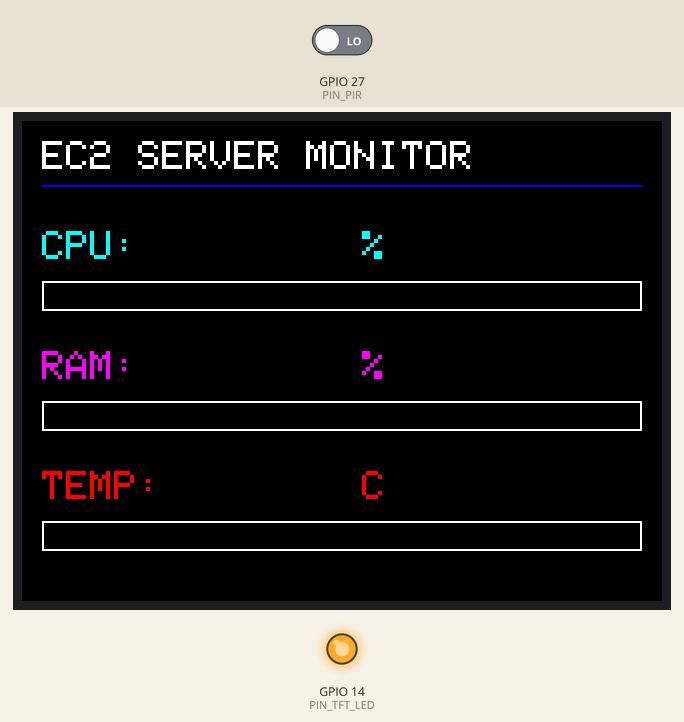
Simulated run of this sketch. Board: ESP32. On the bench: 320×240 colour display, output pins drawn as LEDs (lit = HIGH). Inputs (shaded band) come from the test bench; at power-on: GPIO 27 (PIN_PIR) LOW. WiFi joins after 1.5 s; servers stay silent unless stated; what the sketch prints to the serial monitor is not drawn.

Above: at 0.3 s.
At 3.4 s:
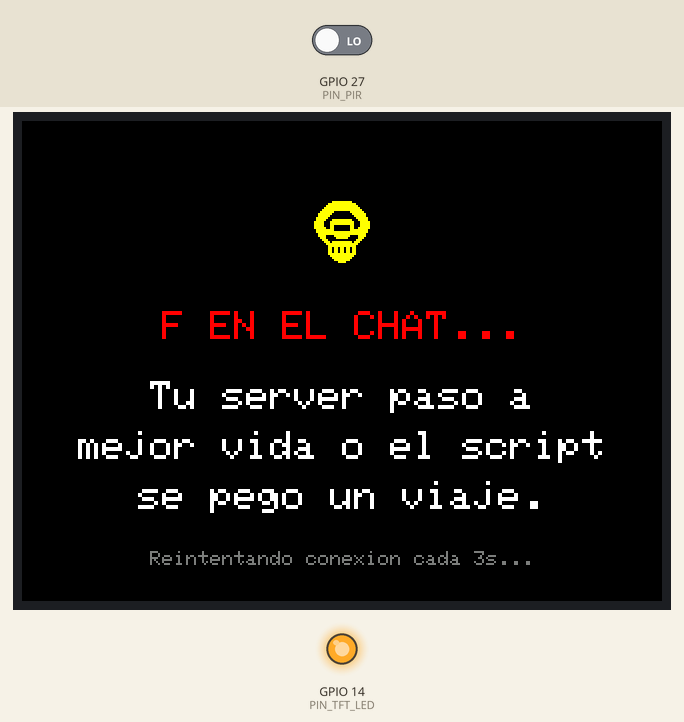
At 16.8 s:
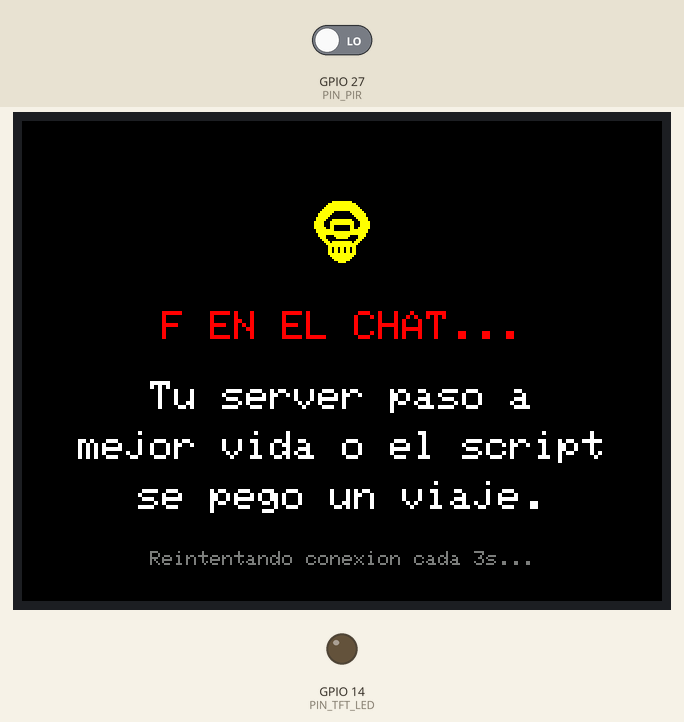
Timing chart, 0 to 18.3 s (numbered marks = the images above):
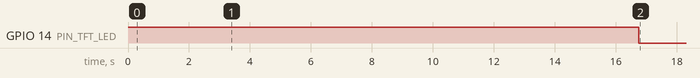

The sketch:

monitor.ino
```cpp
#include <WiFi.h>
#include <HTTPClient.h>
#include <WiFiClientSecure.h>
#include <ArduinoJson.h>
#include <TFT_eSPI.h>

// --- Configuración de Red ---
const char* ssid = "TU_SSID_AQUI";
const char* password = "TU_PASSWORD_AQUI";
const char* serverName = "https://tu-servidor-ec2.com/api/metrics"; // Asegúrate de completar la URL

// --- Configuración de Pines ---
const int PIN_PIR = 27;       // Pin para el OUT del Sensor PIR
const int PIN_TFT_LED = 14;   // Pin seguro para el LED de la pantalla
const unsigned long TIEMPO_ENCENDIDO = 15000; // 15 segundos

// Variables para el control del PIR
volatile bool movimientoDetectado = false;
unsigned long ultimoMovimientoTiempo = 0;
bool pantallaEncendida = true;

TFT_eSPI tft = TFT_eSPI();
WiFiClientSecure client;

unsigned long ultimoTiempo = 0;
const long intervalo = 3000;

// Variables de control de estado
float cpuAnterior = -1.0;
float ramAnterior = -1.0;
float tempAnterior = -1.0;
bool servidorCaido = false;

// --- PÍXEL ART: CALAVERA CÓMICA (32x32 píxeles) ---
const unsigned char calavera_pixel_art[] PROGMEM = {
  0x00, 0x1F, 0xF8, 0x00,
  0x00, 0x7F, 0xFE, 0x00,
  0x00, 0xFF, 0xFF, 0x00,
  0x01, 0xFF, 0xFF, 0x80,
  0x03, 0xFF, 0xFF, 0xC0,
  0x07, 0xF0, 0x0F, 0xE0,
  0x0F, 0xE0, 0x07, 0xF0,
  0x0F, 0xC0, 0x03, 0xF0,
  0x1F, 0x80, 0x01, 0xF8,
  0x1F, 0x1F, 0xF8, 0xF8,
  0x3E, 0x3F, 0xFC, 0x7C,
  0x3E, 0x3F, 0xFC, 0x7C,
  0x3E, 0x30, 0x0C, 0x7C,
  0x3F, 0x30, 0x0C, 0xFC,
  0x1F, 0xF0, 0x0F, 0xF8,
  0x1F, 0xFF, 0xFF, 0xF8,
  0x0F, 0xFF, 0xFF, 0xF0,
  0x0F, 0x0F, 0xF0, 0xF0,
  0x07, 0x07, 0xE0, 0xE0,
  0x03, 0x80, 0x01, 0xC0,
  0x01, 0xDF, 0xFB, 0x80,
  0x00, 0xFF, 0xFF, 0x00,
  0x00, 0x7F, 0xFE, 0x00,
  0x00, 0x6D, 0xB6, 0x00,
  0x00, 0x6D, 0xB6, 0x00,
  0x00, 0x6D, 0xB6, 0x00,
  0x00, 0x7F, 0xFE, 0x00,
  0x00, 0x3F, 0xFC, 0x00,
  0x00, 0x1F, 0xF8, 0x00,
  0x00, 0x0F, 0xF0, 0x00,
  0x00, 0x03, 0xC0, 0x00,
  0x00, 0x00, 0x00, 0x00
};

// Función ISR (Rápida y limpia sin delays)
void IRAM_ATTR detectarMovimiento() {
  movimientoDetectado = true;
}

void conectarWiFi() {
  if (WiFi.status() == WL_CONNECTED) return;

  WiFi.mode(WIFI_STA);
  Serial.print("Conectando a WiFi...");
  WiFi.begin(ssid, password);

  int intentos = 0;
  while (WiFi.status() != WL_CONNECTED && intentos < 20) {
    delay(250); // Delays cortos permitidos solo en el Setup o funciones de inicio aislado
    Serial.print(".");
    intentos++;
  }
  if (WiFi.status() == WL_CONNECTED) {
    Serial.println("\n¡WiFi Conectado!");
  }
}

void apagarWiFi() {
  Serial.println("Apagando radio WiFi para eliminar interferencias...");
  WiFi.disconnect(true);
  WiFi.mode(WIFI_OFF);
}

void dibujarInterfazDashboard() {
  tft.fillScreen(TFT_BLACK);
  tft.setTextColor(TFT_WHITE, TFT_BLACK);
  tft.setTextSize(2);
  tft.drawString("EC2 SERVER MONITOR", 10, 10);
  tft.drawFastHLine(10, 32, 300, TFT_BLUE);

  tft.setTextColor(TFT_CYAN, TFT_BLACK);
  tft.drawString("CPU:", 10, 55);
  tft.drawString("%", 170, 55);
  tft.drawRect(10, 80, 300, 15, TFT_WHITE);

  tft.setTextColor(TFT_MAGENTA, TFT_BLACK);
  tft.drawString("RAM:", 10, 115);
  tft.drawString("%", 170, 115);
  tft.drawRect(10, 140, 300, 15, TFT_WHITE);

  tft.setTextColor(TFT_RED, TFT_BLACK);
  tft.drawString("TEMP:", 10, 175);
  tft.drawString("C", 170, 175);
  tft.drawRect(10, 200, 300, 15, TFT_WHITE);
}

void dibujarPantallaError() {
  tft.fillScreen(TFT_BLACK);
  tft.drawBitmap(144, 40, calavera_pixel_art, 32, 32, TFT_YELLOW);
  tft.setTextColor(TFT_RED, TFT_BLACK);
  tft.setTextSize(2);
  tft.drawCentreString("F EN EL CHAT...", 160, 95, 1);
  tft.setTextColor(TFT_WHITE, TFT_BLACK);
  tft.drawCentreString("Tu server paso a", 160, 130, 1);
  tft.drawCentreString("mejor vida o el script", 160, 155, 1);
  tft.drawCentreString("se pego un viaje.", 160, 180, 1);
  tft.setTextColor(TFT_DARKGREY, TFT_BLACK);
  tft.setTextSize(1);
  tft.drawCentreString("Reintentando conexion cada 3s...", 160, 215, 1);
}

void setup() {
  Serial.begin(115200);
  client.setInsecure();

  pinMode(PIN_PIR, INPUT);
  pinMode(PIN_TFT_LED, OUTPUT);
  digitalWrite(PIN_TFT_LED, HIGH);

  tft.init();
  tft.setRotation(1);
  dibujarInterfazDashboard();
  conectarWiFi();

  // La interrupción se acopla al final para evitar lecturas ruidosas en el arranque
  attachInterrupt(digitalPinToInterrupt(PIN_PIR), detectarMovimiento, RISING);
  ultimoMovimientoTiempo = millis();
}

void loop() {
  unsigned long tiempoActual = millis();

  // --- GESTIÓN DE ENERGÍA Y MOVIMIENTO (PIR) ---
  if (movimientoDetectado) {
    movimientoDetectado = false;

    // Filtro anti-rebote usando millis() en lugar de delay() bloqueante
    if (digitalRead(PIN_PIR) == HIGH) {
      ultimoMovimientoTiempo = tiempoActual;
      if (!pantallaEncendida) {
        Serial.println("¡Movimiento real detectado! Encendiendo todo.");
        digitalWrite(PIN_TFT_LED, HIGH);
        pantallaEncendida = true;

        cpuAnterior = -1.0; ramAnterior = -1.0; tempAnterior = -1.0;
        if (servidorCaido) dibujarPantallaError(); else dibujarInterfazDashboard();

        conectarWiFi();
      }
    }
  }

  // Apagar pantalla y WiFi tras inactividad
  if (pantallaEncendida && (tiempoActual - ultimoMovimientoTiempo >= TIEMPO_ENCENDIDO)) {
    Serial.println("Sin movimiento. Entrando en modo de ahorro.");
    digitalWrite(PIN_TFT_LED, LOW);
    pantallaEncendida = false;
    apagarWiFi();
  }

  // --- PETICIONES HTTP ---
  if (pantallaEncendida) {
    if (WiFi.status() != WL_CONNECTED) {
      conectarWiFi();
    }

    if (tiempoActual - ultimoTiempo >= intervalo) {
      ultimoTiempo = tiempoActual;

      if (WiFi.status() == WL_CONNECTED) {
        HTTPClient http;
        http.begin(client, serverName);
        int httpResponseCode = http.GET();

        if (httpResponseCode == 200) {
          if (servidorCaido) {
            servidorCaido = false;
            cpuAnterior = -1.0; ramAnterior = -1.0; tempAnterior = -1.0;
            dibujarInterfazDashboard();
          }

          String payload = http.getString();

          // Compatibilidad garantizada para ArduinoJson v6 y v7
          #if ARDUINOJSON_VERSION_MAJOR >= 7
            JsonDocument doc;
          #else
            StaticJsonDocument<300> doc;
          #endif

          DeserializationError error = deserializeJson(doc, payload);

          if (!error) {
            float cpuActual = doc["cpu"];
            float ramActual = doc["ram"];
            float tempActual = doc["temp"];
            tft.setTextSize(2);
            int anchoMaximo = 296;

            // Barra CPU
            if (abs(cpuActual - cpuAnterior) > 0.5) {
              tft.fillRect(70, 55, 90, 20, TFT_BLACK); // Limpia área de texto viejo para evitar números fantasma
              tft.setTextColor(TFT_CYAN, TFT_BLACK);
              tft.drawFloat(cpuActual, 1, 70, 55);

              int anchoNuevo = (int)(anchoMaximo * (cpuActual / 100.0));
              if (anchoNuevo > anchoMaximo) anchoNuevo = anchoMaximo;
              int anchoAnteriorBarra = (int)(anchoMaximo * (cpuAnterior / 100.0));

              if (anchoNuevo > anchoAnteriorBarra) {
                tft.fillRect(12 + anchoAnteriorBarra, 82, anchoNuevo - anchoAnteriorBarra, 11, TFT_GREEN);
              } else if (anchoNuevo < anchoAnteriorBarra) {
                tft.fillRect(12 + anchoNuevo, 82, anchoAnteriorBarra - anchoNuevo, 11, TFT_BLACK);
              }
              cpuAnterior = cpuActual;
            }

            // Barra RAM
            if (abs(ramActual - ramAnterior) > 0.5) {
              tft.fillRect(70, 115, 90, 20, TFT_BLACK); // Limpia área de texto viejo
              tft.setTextColor(TFT_MAGENTA, TFT_BLACK);
              tft.drawFloat(ramActual, 1, 70, 115);

              int anchoNuevo = (int)(anchoMaximo * (ramActual / 100.0));
              if (anchoNuevo > anchoMaximo) anchoNuevo = anchoMaximo;
              int anchoAnteriorBarra = (int)(anchoMaximo * (ramAnterior / 100.0));

              if (anchoNuevo > anchoAnteriorBarra) {
                tft.fillRect(12 + anchoAnteriorBarra, 142, anchoNuevo - anchoAnteriorBarra, 11, TFT_ORANGE);
              } else if (anchoNuevo < anchoAnteriorBarra) {
                tft.fillRect(12 + anchoNuevo, 142, anchoAnteriorBarra - anchoNuevo, 11, TFT_BLACK);
              }
              ramAnterior = ramActual;
            }

            // Barra TEMP
            if (abs(tempActual - tempAnterior) > 0.5) {
              tft.fillRect(70, 175, 90, 20, TFT_BLACK); // Limpia área de texto viejo
              tft.setTextColor(TFT_RED, TFT_BLACK);
              tft.drawFloat(tempActual, 1, 70, 175);

              int anchoNuevo = (int)(anchoMaximo * (tempActual / 100.0));
              if (anchoNuevo > anchoMaximo) anchoNuevo = anchoMaximo;
              int anchoAnteriorBarra = (int)(anchoMaximo * (tempAnterior / 100.0));

              if (anchoNuevo > anchoAnteriorBarra) {
                tft.fillRect(12 + anchoAnteriorBarra, 202, anchoNuevo - anchoAnteriorBarra, 11, TFT_RED);
              } else if (anchoNuevo < anchoAnteriorBarra) {
                tft.fillRect(12 + anchoNuevo, 202, anchoAnteriorBarra - anchoNuevo, 11, TFT_BLACK);
              }
              tempAnterior = tempActual;
            }
          }
        }
        else {
          Serial.print("Servidor inaccesible. Código: ");
          Serial.println(httpResponseCode);
          if (!servidorCaido) {
            servidorCaido = true;
            dibujarPantallaError();
          }
        }
        http.end();
      }
    }
  }
}
```

Measured:
- by itself, GPIO 14 (PIN_TFT_LED): HIGH → LOW at 16.7 s
